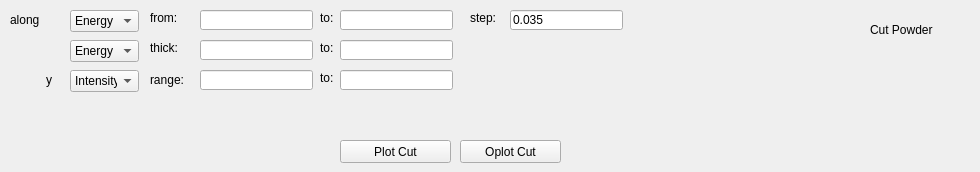
       <widget class="QWidget" name="page_3">
        <widget class="QLabel" name="label_30">
         <property name="geometry">
          <rect>
           <x>870</x>
           <y>20</y>
           <width>101</width>
           <height>20</height>
          </rect>
         </property>
         <property name="text">
          <string>Cut Powder</string>
         </property>
        </widget>
        <widget class="QLineEdit" name="lineEditPowderCutYTo">
         <property name="geometry">
          <rect>
           <x>340</x>
           <y>70</y>
           <width>113</width>
           <height>20</height>
          </rect>
         </property>
        </widget>
        <widget class="QLineEdit" name="lineEditPowderCutAlongTo">
         <property name="geometry">
          <rect>
           <x>340</x>
           <y>10</y>
           <width>113</width>
           <height>20</height>
          </rect>
         </property>
        </widget>
        <widget class="QLabel" name="label_62">
         <property name="geometry">
          <rect>
           <x>150</x>
           <y>40</y>
           <width>41</width>
           <height>16</height>
          </rect>
         </property>
         <property name="text">
          <string>thick:</string>
         </property>
        </widget>
        <widget class="QComboBox" name="comboBoxPowderCutThick">
         <property name="geometry">
          <rect>
           <x>70</x>
           <y>40</y>
           <width>69</width>
           <height>22</height>
          </rect>
         </property>
         <item>
          <property name="text">
           <string>Energy</string>
          </property>
         </item>
         <item>
          <property name="text">
           <string>|Q|</string>
          </property>
         </item>
         <item>
          <property name="text">
           <string>2Theta</string>
          </property>
         </item>
         <item>
          <property name="text">
           <string>Det Group Number</string>
          </property>
         </item>
         <item>
          <property name="text">
           <string>Time Channel</string>
          </property>
         </item>
        </widget>
        <widget class="QLabel" name="label_59">
         <property name="geometry">
          <rect>
           <x>150</x>
           <y>10</y>
           <width>41</width>
           <height>16</height>
          </rect>
         </property>
         <property name="text">
          <string>from:</string>
         </property>
        </widget>
        <widget class="QLineEdit" name="lineEditPowderCutYFrom">
         <property name="geometry">
          <rect>
           <x>200</x>
           <y>70</y>
           <width>113</width>
           <height>20</height>
          </rect>
         </property>
        </widget>
        <widget class="QPushButton" name="pushButtonPowderCutOplot">
         <property name="geometry">
          <rect>
           <x>460</x>
           <y>140</y>
           <width>101</width>
           <height>23</height>
          </rect>
         </property>
         <property name="text">
          <string>Oplot Cut</string>
         </property>
        </widget>
        <widget class="QLabel" name="label_63">
         <property name="geometry">
          <rect>
           <x>320</x>
           <y>10</y>
           <width>21</width>
           <height>16</height>
          </rect>
         </property>
         <property name="text">
          <string>to:</string>
         </property>
        </widget>
        <widget class="QLineEdit" name="lineEditPowderCutAlongStep">
         <property name="geometry">
          <rect>
           <x>510</x>
           <y>10</y>
           <width>113</width>
           <height>20</height>
          </rect>
         </property>
         <property name="text">
          <string>0.035</string>
         </property>
        </widget>
        <widget class="QLabel" name="label_64">
         <property name="geometry">
          <rect>
           <x>470</x>
           <y>10</y>
           <width>41</width>
           <height>16</height>
          </rect>
         </property>
         <property name="text">
          <string>step:</string>
         </property>
        </widget>
        <widget class="QLabel" name="label_61">
         <property name="geometry">
          <rect>
           <x>320</x>
           <y>40</y>
           <width>21</width>
           <height>16</height>
          </rect>
         </property>
         <property name="text">
          <string>to:</string>
         </property>
        </widget>
        <widget class="QPushButton" name="pushButtonPowderCutPlot">
         <property name="geometry">
          <rect>
           <x>340</x>
           <y>140</y>
           <width>111</width>
           <height>23</height>
          </rect>
         </property>
         <property name="text">
          <string>Plot Cut</string>
         </property>
        </widget>
        <widget class="QLineEdit" name="lineEditPowderCutAlongFrom">
         <property name="geometry">
          <rect>
           <x>200</x>
           <y>10</y>
           <width>113</width>
           <height>20</height>
          </rect>
         </property>
        </widget>
        <widget class="QLineEdit" name="lineEditPowderCutThickFrom">
         <property name="geometry">
          <rect>
           <x>200</x>
           <y>40</y>
           <width>113</width>
           <height>20</height>
          </rect>
         </property>
        </widget>
        <widget class="QLabel" name="label_57">
         <property name="geometry">
          <rect>
           <x>10</x>
           <y>10</y>
           <width>51</width>
           <height>20</height>
          </rect>
         </property>
         <property name="text">
          <string>along</string>
         </property>
        </widget>
        <widget class="QComboBox" name="comboBoxPowderCutAlong">
         <property name="geometry">
          <rect>
           <x>70</x>
           <y>10</y>
           <width>69</width>
           <height>22</height>
          </rect>
         </property>
         <item>
          <property name="text">
           <string>Energy</string>
          </property>
         </item>
         <item>
          <property name="text">
           <string>|Q|</string>
          </property>
         </item>
         <item>
          <property name="text">
           <string>2Theta</string>
          </property>
         </item>
         <item>
          <property name="text">
           <string>Det Group Number</string>
          </property>
         </item>
         <item>
          <property name="text">
           <string>Time Channel</string>
          </property>
         </item>
        </widget>
        <widget class="QLabel" name="label_66">
         <property name="geometry">
          <rect>
           <x>46</x>
           <y>70</y>
           <width>21</width>
           <height>20</height>
          </rect>
         </property>
         <property name="text">
          <string>y</string>
         </property>
        </widget>
        <widget class="QLabel" name="label_58">
         <property name="geometry">
          <rect>
           <x>150</x>
           <y>70</y>
           <width>51</width>
           <height>20</height>
          </rect>
         </property>
         <property name="text">
          <string>range:</string>
         </property>
        </widget>
        <widget class="QLineEdit" name="lineEditPowderCutThickTo">
         <property name="geometry">
          <rect>
           <x>340</x>
           <y>40</y>
           <width>113</width>
           <height>20</height>
          </rect>
         </property>
        </widget>
        <widget class="QComboBox" name="comboBoxPowderCutY">
         <property name="geometry">
          <rect>
           <x>70</x>
           <y>70</y>
           <width>69</width>
           <height>22</height>
          </rect>
         </property>
         <item>
          <property name="text">
           <string>Intensity</string>
          </property>
         </item>
         <item>
          <property name="text">
           <string>Energy</string>
          </property>
         </item>
         <item>
          <property name="text">
           <string>|Q|</string>
          </property>
         </item>
         <item>
          <property name="text">
           <string>2Theta</string>
          </property>
         </item>
         <item>
          <property name="text">
           <string>Det Group Number</string>
          </property>
         </item>
         <item>
          <property name="text">
           <string>Time Channel</string>
          </property>
         </item>
        </widget>
        <widget class="QLabel" name="label_67">
         <property name="geometry">
          <rect>
           <x>320</x>
           <y>70</y>
           <width>21</width>
           <height>16</height>
          </rect>
         </property>
         <property name="text">
          <string>to:</string>
         </property>
        </widget>
       </widget>
